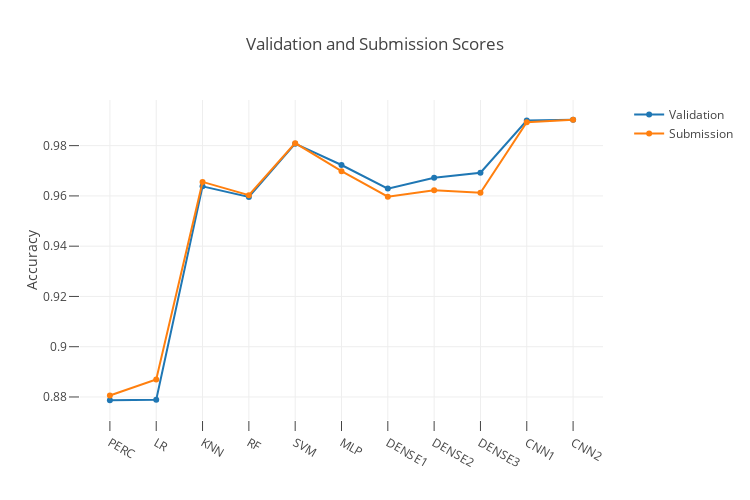

The notebook cell saved with this chart:
### Code cell
trace1 = go.Scatter(x = list_classifiers, y = val_scores,
                   name="Validation", text = list_classifiers)
trace2 = go.Scatter(x = list_classifiers, y = test_scores,
                   name="Submission", text = list_classifiers)

data = [trace1, trace2]

layout = dict(title = "Validation and Submission Scores", 
              xaxis=dict(ticklen=10, zeroline= False),
              yaxis=dict(title = "Accuracy", side='left', ticklen=10,),                                  
              legend=dict(orientation="v", x=1.05, y=1.0),
              autosize=False, width=750, height=500,
              )

fig = dict(data = data, layout = layout)
iplot(fig)

### Figure 1 — Plotly figure (JSON) as saved in the notebook; plotly's stock layout.template omitted (floating-point values rounded to 4 significant figures)
{"data": [{"name": "Validation", "text": ["PERC", "LR", "KNN", "RF", "SVM", "MLP", "DENSE1", "DENSE2", "DENSE3", "CNN1", "CNN2"], "type": "scatter", "uid": "e4f06cb5-299a-40bd-9a55-cff70b71836d", "x": ["PERC", "LR", "KNN", "RF", "SVM", "MLP", "DENSE1", "DENSE2", "DENSE3", "CNN1", "CNN2"], "y": [0.8787, 0.8789, 0.9638, 0.9596, 0.9808, 0.9723, 0.9629, 0.9672, 0.9692, 0.99, 0.9903]}, {"name": "Submission", "text": ["PERC", "LR", "KNN", "RF", "SVM", "MLP", "DENSE1", "DENSE2", "DENSE3", "CNN1", "CNN2"], "type": "scatter", "uid": "756f3473-353d-4874-b402-b483290dcae3", "x": ["PERC", "LR", "KNN", "RF", "SVM", "MLP", "DENSE1", "DENSE2", "DENSE3", "CNN1", "CNN2"], "y": [0.8806, 0.887, 0.9656, 0.9603, 0.981, 0.9698, 0.9597, 0.9623, 0.9613, 0.9893, 0.9903]}], "layout": {"autosize": false, "height": 500, "legend": {"orientation": "v", "x": 1.05, "y": 1.0}, "title": {"text": "Validation and Submission Scores"}, "width": 750, "xaxis": {"ticklen": 10, "zeroline": false}, "yaxis": {"side": "left", "ticklen": 10, "title": {"text": "Accuracy"}}}}
